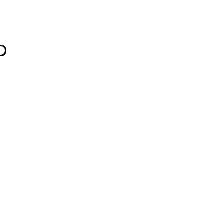
Frame 1 (no input)
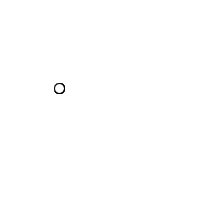
Frame 60 (the mouse pressed at the canvas centre just before this capture)
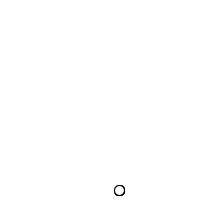
Frame 120 (the mouse held since frame 60 and released just before this capture)

The Processing sketch that drew these frames (run headless with seeded random() and noise(); from frame 60 on, the mouse is pressed at the canvas centre):

// Processing sketch: Part3_4_renshu1
// ── Part3_4_renshu1.pde
float x;
float y;
float vy;
int mode;

void setup(){
  size(200, 200);
  frameRate(30);
  x = 0;
  y = 50;
  mode = 0;
  vy = 0;
}

void draw(){
  background(255, 255, 255);
  for(int i=0; i<10; i++){
    ellipse(x, y, 10, 10);
  }
  y += vy;
  vy += 0.2;
  x += 1;
  
  if(y>200){
    vy = -vy;
  }
}
